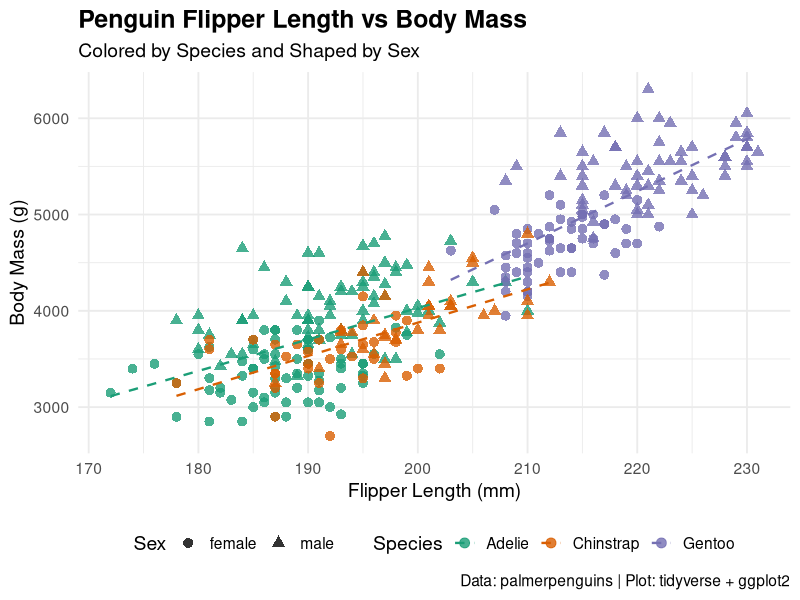

Source code (R):
## ---- chunk 1
suppressPackageStartupMessages(library(tidyverse))
library(palmerpenguins)

## ---- chunk 2
# Cleaned dataset
data <- penguins %>% 
  drop_na()  # Remove rows with missing values

# Create the plot
ggplot(data, aes(x = flipper_length_mm, y = body_mass_g, color = species)) +
  geom_point(aes(shape = sex), size = 3, alpha = 0.8) +
  geom_smooth(method = "lm", se = FALSE, linetype = "dashed", linewidth = 0.8) +
  scale_color_brewer(palette = "Dark2") +
  labs(
    title = "Penguin Flipper Length vs Body Mass",
    subtitle = "Colored by Species and Shaped by Sex",
    x = "Flipper Length (mm)",
    y = "Body Mass (g)",
    color = "Species",
    shape = "Sex",
    caption = "Data: palmerpenguins | Plot: tidyverse + ggplot2"
  ) +
  theme_minimal(base_size = 14) +
  theme(
    plot.title = element_text(face = "bold", size = 18),
    plot.subtitle = element_text(size = 14),
    legend.position = "bottom"
  )


